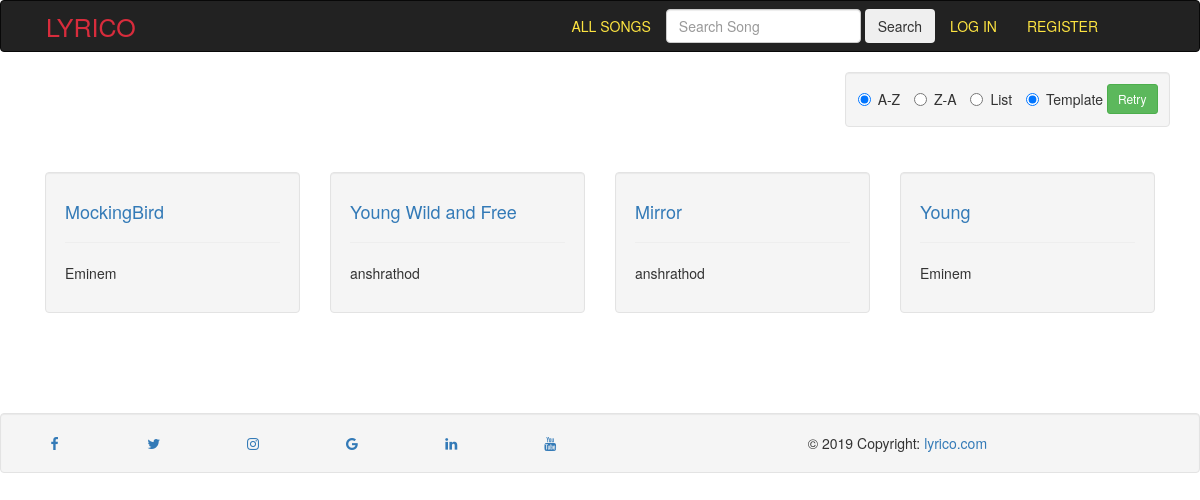
The page /songs/ on the database its author committed.
### songs/models.py (models this page shows, shortened)
class Song(models.Model):
    title = models.CharField(max_length=100)
    lyrics = models.TextField()
    composer = models.CharField(max_length=100)
    featuring = models.TextField(blank=True)
    album = models.CharField(max_length=100)
    img = models.ImageField(upload_to='cover_pic/')
    link =  models.CharField(max_length=1000)  # embed link
    ytlink = models.CharField(max_length=1000 ,default='')
    genre = models.CharField(max_length=100,blank=True)
    audio = models.FileField(upload_to='audio/',default='')

### songs/views.py (the view, shortened to what this page needs)
# urls.py: path('songs/',sviews.box , name='songs-allsongs',),
def box(request):
	songs = Song.objects.all()
	searchterm=''
	songz = zip(songs,range(len(songs)+1)[1:])
	context = {'searchterm': searchterm,'songs':songz}
	return render(request, 'songs/boxlistview.html', context)

### songs/templates/songs/boxlistview.html (shortened to what this page needs)
{% extends "songs/base.html" %}
{% block body %}
	<div class="well" style="padding: 1% ;float: right;">
		<form method="POST">
		    <label class="radio-inline">
		      <input type="radio" name="optradio" id="az" checked>A-Z
		    </label>
		    <label class="radio-inline">
		      <input type="radio" name="optradio" id="za">Z-A
		    </label>
		    <label class="radio-inline">
		      <input type="radio" name="list" id="list">List
		    </label>
		    <label class="radio-inline">
		      <input type="radio" name="list" id="template" checked>Template
		    </label>
			<button type="submit" class="btn btn-success btn-sm">Retry</button>
		</form>
	</div>
	<br><br><br><br><br>
	{% for song,range in songs %}
	<div class="col-md-3 col-sm-3 col-xs-3 col-lg-3">
		<div class="well">
					<h4 style="height: auto;"><a href="{% url 'songs-details' song.id %}">{{ song.title }}</a></h4><hr>
						<p class="mr-2">{{ song.composer }}</p>
		</div>
	</div>
	{% empty %}
	<div class="alert alert-danger">
		<strong><h3>NO SUCH SONG EXIST!</h3></strong>
		<p>None of our songs contain <strong>{{ searchterm }}</strong>.</p>
	</div>
	{% endfor %}
{% endblock %}
{% block footer %}
<footer class="foooter" >
        <div class="well">
            <div class="row">
                <div class="col-md-1 col-sm-1 col-xs-1 col-lg-1">
                  <a href="#" class="fa fa-facebook"></a>
                </div>
                <div class="col-md-1 col-sm-1 col-xs-1 col-lg-1">
                  <a href="#" class="fa fa-twitter"></a>
                </div>
                <div class="col-md-1 col-sm-1 col-xs-1 col-lg-1">
                  <a href="#" class="fa fa-instagram"></a>
                </div>
                <div class="col-md-1 col-sm-1 col-xs-1 col-lg-1">
                    <a href="#" class="fa fa-google"></a>
                </div>
                <div class="col-md-1 col-sm-1 col-xs-1 col-lg-1">
                    <a href="#" class="fa fa-linkedin"></a>
                </div>
                <div class="col-md-1 col-sm-1 col-xs-1 col-lg-1">
                    <a href="#" class="fa fa-youtube"></a>
                </div>
              <div class="col-md-6 col-sm-6 col-xs-6 col-lg-6 text-center">
                © 2019 Copyright:
                <a href="">lyrico.com</a>
              </div>
            </div>
        </div>
</footer>
{% endblock %}

### songs/templates/songs/base.html (style rules this page uses)
body { background : url("https://raw.githubusercontent.com/anshrathod/image/master/audio-cassette-cassette-tape-1626481.jpg") ; background-size:cover; background-repeat: no-repeat; color:white; }

### songs/templates/songs/boxlistview.html (style rules this page uses)
.foooter { position:relative; left: 0%; bottom: 0%; width: 100%; text-align: center; }
.well { margin-bottom:0%; }

### rows shown on the page
Song: title "MockingBird", composer "Eminem"
Song: title "Young Wild and Free", composer "anshrathod"
Song: title "Mirror", composer "anshrathod"
Song: title "Young", composer "Eminem"
